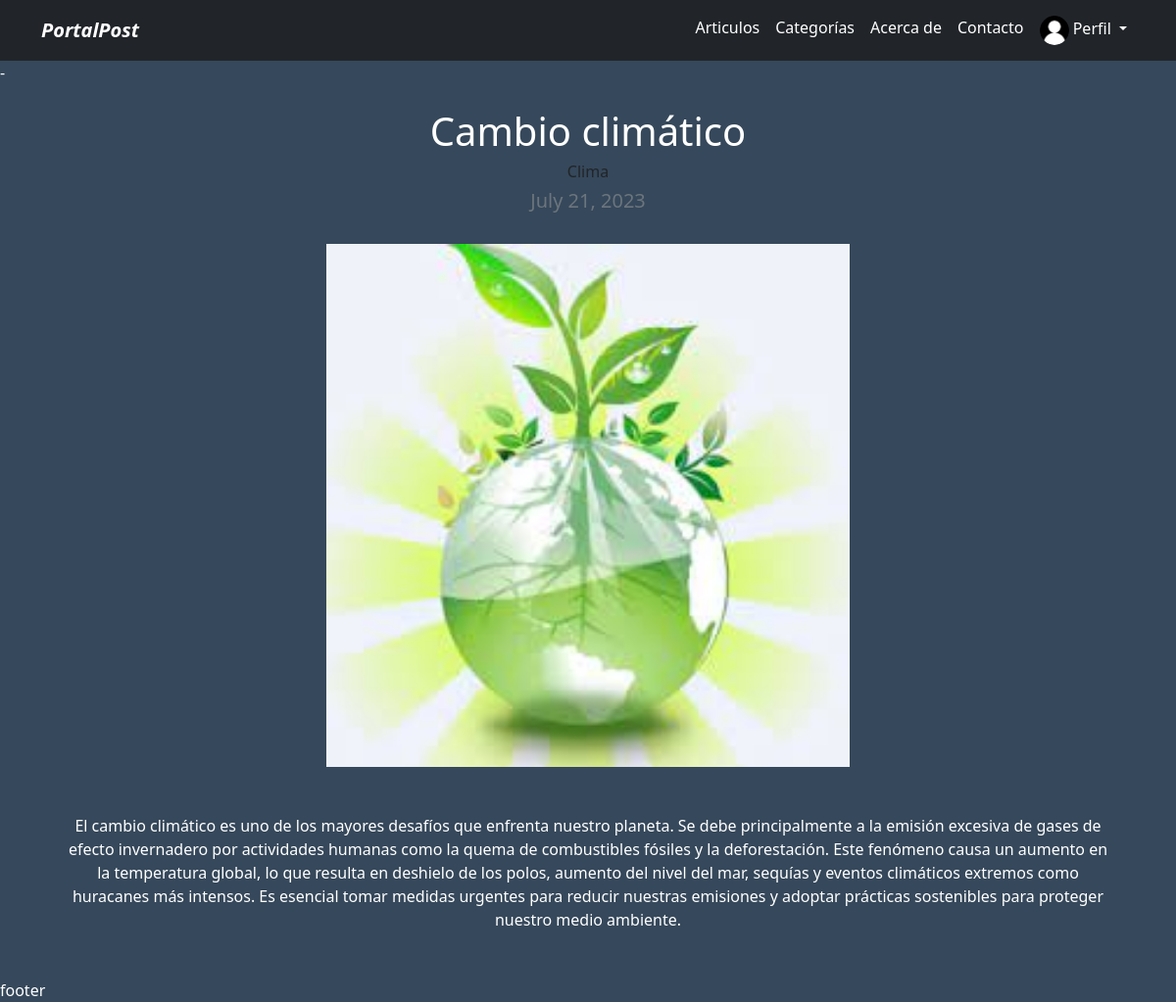
/Article/16/, run on the app's committed database.
### articulo/models.py (models this page shows, shortened)
class Articles(models.Model):
    title = models.CharField(max_length=100)
    content = models.TextField()
    image = models.ImageField(upload_to='articles/images')
    date_published = models.DateField(default=datetime.date.today)
    category = models.ForeignKey(Category, on_delete=models.SET_NULL, null=True)

class Category(models.Model):
    name = models.CharField(max_length=50)
    def __str__(self):
        return self.name

### articulo/views.py (the view)
# urls.py: path('Article/<int:post_id>/', ArtDetailView.as_view(), name="detail_article"),
class ArtDetailView(View):
    def get(self, request, post_id, *args, **kwargs):
        article = get_object_or_404(Articles, pk=post_id)
        context = {
            'article': article
        }
        return render(request, 'profile/articles/Art_detail.html', context)

### articulo/templates/profile/articles/Art_detail.html (shortened to what this page needs)
{% extends 'layout.html' %}
{% block content %}
<div class="container text-center">
    <h1>{{ article.title }}</h1>
    <h5 class="text-dark fs-6 card-title">{{ article.category }}</h5>
    <h2 class="my-2 h5 text-muted">{{ article.date_published }}</h2>
    <img src="{{ article.image.url }}" alt="{{ article.title }}" class="img-fluid my-4 w-50">
    <div class="my-4">
        {{ article.content|safe }}
    </div>
</div>
{% endblock %}

### articulo/static/main.css (style rules this page uses)
:root { --primary: #041b33cc; }
.color-body { background-color: var(--primary); color: white; }

### data on the page
Articles: title "Cambio climático", category "Clima", date_published "July 21, 2023", image (picture), content "El cambio climático es uno de los mayores desafíos que enfrenta nuestro planeta. Se debe principalmente a la emisión excesiva de gases de efecto invernadero por actividades humanas como la quema de combustibles fósiles y la deforestación. Este fenómeno causa un aumento en la temperatura global, lo que resulta en deshielo de los polos, aumento del nivel del mar, sequías y eventos climáticos extremos como huracanes más intensos. Es esencial tomar medidas urgentes para reducir nuestras emisiones y adoptar prácticas sostenibles para proteger nuestro medio ambiente."
